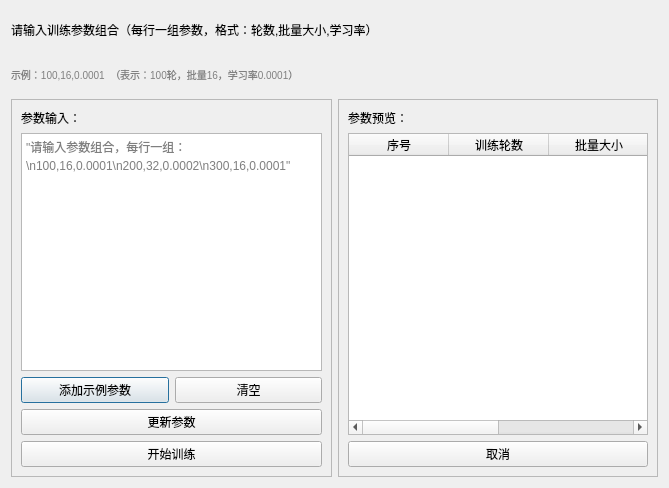
<?xml version="1.0" encoding="UTF-8"?>
<ui version="4.0">
 <class>Dialog</class>
 <widget class="QDialog" name="Dialog">
  <property name="geometry">
   <rect>
    <x>0</x>
    <y>0</y>
    <width>669</width>
    <height>488</height>
   </rect>
  </property>
  <property name="windowTitle">
   <string>自动训练参数设置</string>
  </property>
  <property name="modal">
   <bool>true</bool>
  </property>
  <layout class="QVBoxLayout" name="verticalLayout" stretch="1,1,10">
   <item>
    <widget class="QLabel" name="info_label">
     <property name="text">
      <string>请输入训练参数组合（每行一组参数，格式：轮数,批量大小,学习率）</string>
     </property>
    </widget>
   </item>
   <item>
    <widget class="QLabel" name="example_label">
     <property name="styleSheet">
      <string notr="true">color: gray; font-size: 10px;</string>
     </property>
     <property name="text">
      <string>示例：100,16,0.0001  （表示：100轮，批量16，学习率0.0001）</string>
     </property>
    </widget>
   </item>
   <item>
    <layout class="QHBoxLayout" name="horizontalLayout">
     <item>
      <widget class="QFrame" name="left_frame">
       <property name="frameShape">
        <enum>QFrame::StyledPanel</enum>
       </property>
       <property name="frameShadow">
        <enum>QFrame::Raised</enum>
       </property>
       <layout class="QGridLayout" name="gridLayout">
        <item row="0" column="0">
         <layout class="QVBoxLayout" name="verticalLayout_2">
          <item>
           <widget class="QLabel" name="input_label">
            <property name="text">
             <string>参数输入：</string>
            </property>
           </widget>
          </item>
          <item>
           <widget class="QTextEdit" name="text_edit">
            <property name="placeholderText">
             <string>&quot;请输入参数组合，每行一组：\n100,16,0.0001\n200,32,0.0002\n300,16,0.0001&quot;</string>
            </property>
           </widget>
          </item>
          <item>
           <layout class="QHBoxLayout" name="horizontalLayout_2">
            <item>
             <widget class="QPushButton" name="add_btn">
              <property name="text">
               <string>添加示例参数</string>
              </property>
             </widget>
            </item>
            <item>
             <widget class="QPushButton" name="clear_btn">
              <property name="text">
               <string>清空</string>
              </property>
             </widget>
            </item>
           </layout>
          </item>
          <item>
           <widget class="QPushButton" name="updata_btn">
            <property name="text">
             <string>更新参数</string>
            </property>
           </widget>
          </item>
          <item>
           <widget class="QPushButton" name="ok_btn">
            <property name="text">
             <string>开始训练</string>
            </property>
           </widget>
          </item>
         </layout>
        </item>
       </layout>
      </widget>
     </item>
     <item>
      <widget class="QFrame" name="right_frame">
       <property name="frameShape">
        <enum>QFrame::StyledPanel</enum>
       </property>
       <property name="frameShadow">
        <enum>QFrame::Raised</enum>
       </property>
       <layout class="QGridLayout" name="gridLayout_2">
        <item row="0" column="0">
         <layout class="QVBoxLayout" name="verticalLayout_3">
          <item>
           <widget class="QLabel" name="preview_label">
            <property name="text">
             <string>参数预览：</string>
            </property>
           </widget>
          </item>
          <item>
           <widget class="QTableWidget" name="table_widget">
            <property name="columnCount">
             <number>4</number>
            </property>
            <column>
             <property name="text">
              <string>序号</string>
             </property>
            </column>
            <column>
             <property name="text">
              <string>训练轮数</string>
             </property>
            </column>
            <column>
             <property name="text">
              <string>批量大小</string>
             </property>
            </column>
            <column>
             <property name="text">
              <string>学习率</string>
             </property>
            </column>
           </widget>
          </item>
          <item>
           <widget class="QPushButton" name="cancel_btn">
            <property name="text">
             <string>取消</string>
            </property>
           </widget>
          </item>
         </layout>
        </item>
       </layout>
      </widget>
     </item>
    </layout>
   </item>
  </layout>
 </widget>
 <resources/>
 <connections/>
</ui>
